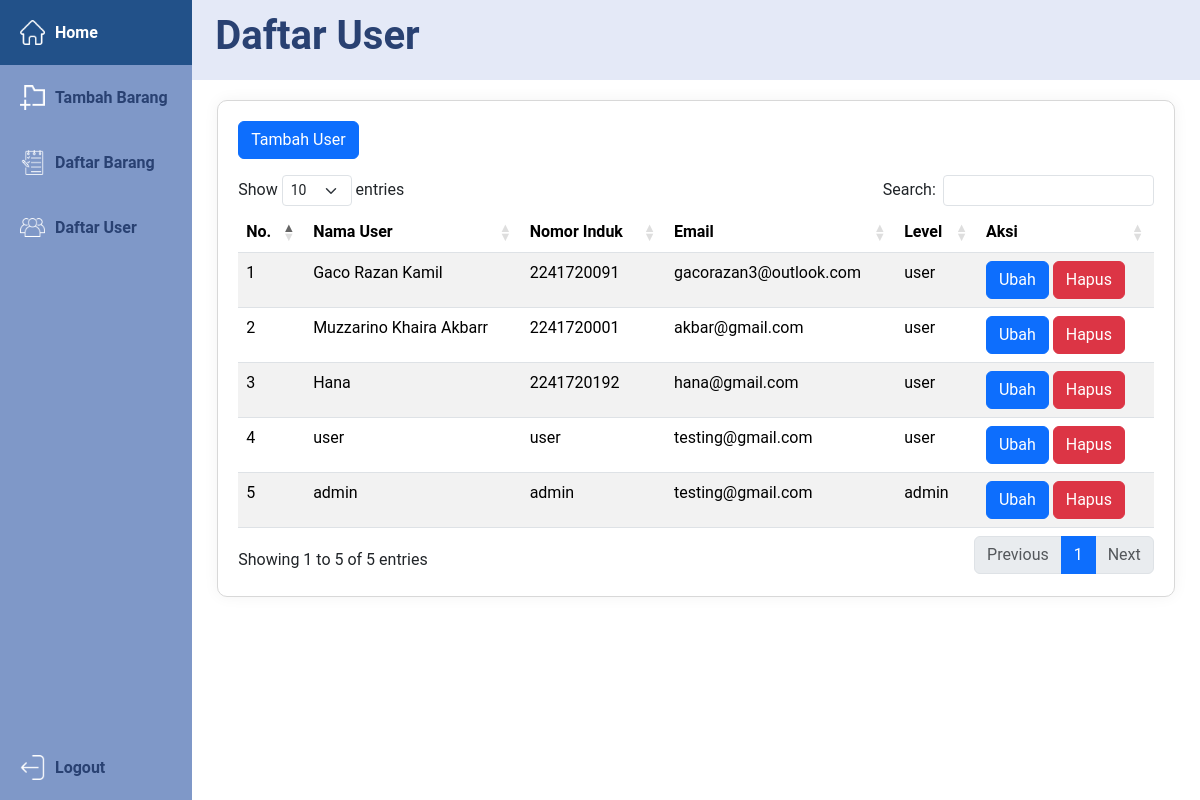
Page /admin/user (signed in) on the committed database.
### tables this page shows
CREATE TABLE `user` (
  `id_user` int(11) NOT NULL,
  `nama_user` varchar(255) NOT NULL,
  `nomor_induk` varchar(255) NOT NULL,
  `email_user` varchar(255) NOT NULL,
  `password_user` varchar(255) NOT NULL,
  `level` enum('admin','user') NOT NULL,
  `profil_user` longtext NOT NULL
);

### app/core/Controller.php (called while the page is built, shortened)
<?php
class Controller {
    protected function view($view, $data = []) {
        require_once 'app/view/' . $view . '.php';
    }
    protected function model($model) {
        return new $model;
    }
}

### app/controllers/Admin.php (called while the page is built, shortened)
<?php
class Admin extends Controller
{
    public function user()
    {
        $data['user'] = $this->model('Admin_model')->getAllUser();
        $this->view('admin/user', $data);
    }
}

### app/core/App.php (called while the page is built, shortened)
<?php
class App {
    protected $method = 'index';
    protected $params = [];
    public function __construct() {
        $url = $this->parseURL();
        if(isset($url[0])) {
            if(file_exists('app/controllers/' . $url[0] . '.php')) {
                unset($url[0]);
            }
        }
        $this->controller = new $this->controller;
        if(isset($url[1])) {
            if(method_exists($this->controller, $url[1])) {
                $this->method = $url[1];
            }
        }
        call_user_func_array([$this->controller, $this->method], $this->params);
    }
    public function parseURL() {
        if(isset($_GET['url'])) {
            $url = rtrim($_GET['url'], '/');
            $url = filter_var($url,FILTER_SANITIZE_URL);
            $url = explode('/', $url);
            return $url;
        }
    }
}

### index.php (called while the page is built, shortened)
<?php
$app = new App();

### app/core/Database.php (called while the page is built, shortened)
<?php
class Database {
    private $host = DB_HOST;
    private $user = DB_USER;
    private $pass = DB_PASS;
    private $dbName = DB_NAME;
    private $dbh;
    private $stmt;
    public function __construct() {
        $dsn = "mysql:host=$this->host;dbname=$this->dbName";
        $option = [
            PDO::ATTR_PERSISTENT => true,
            PDO::ATTR_ERRMODE => PDO::ERRMODE_EXCEPTION
        ];
        try {
            $this->dbh = new PDO($dsn, $this->user, $this->pass, $option);
        } catch (PDOException $e) {
            die($e->getMessage());
        }
    }
    public function query($query) {
        $this->stmt = $this->dbh->prepare($query);
    }
    public function execute() {
        $this->stmt->execute();
    }
    public function resultSet() {
        $this->execute();
        return $this->stmt->fetchAll(PDO::FETCH_ASSOC);
    }
}

### app/models/Admin_model.php (called while the page is built, shortened)
<?php
class Admin_model
{
    private $tableUser = 'user';
    private $db;
    public function __construct()
    {
        $this->db = new Database;
    }
    public function getAllUser()
    {
        $this->db->query("SELECT * FROM $this->tableUser");
        return $this->db->resultSet();
    }
}

### app/view/admin/user.php (the view, shortened to what this page needs)
<div id="daftarUser">
    <div class="navbar-home">
        <h1>Daftar User</h1>
    </div>
    <div class="tabelUser table-responsive">
        <div class="row mb-0">
            <div class="col-12">
            </div>
        </div>
        <button type="button" class="btn btn-primary mb-3" data-bs-toggle="modal" data-bs-target="#userModal">Tambah
            User</button>
        <table id="daftarUserTabel" class="table table-striped" style="width:100%">
            <thead>
                <tr>
                    <th>No.</th>
                    <th>Nama User</th>
                    <th>Nomor Induk</th>
                    <th>Email</th>
                    <th>Level</th>
                    <th>Aksi</th>
                </tr>
            </thead>
            <tbody>
                <?php
                $no = 1;
                foreach ($data['user'] as $rowUser) { ?>
                    <tr>
                        <td>
                            <?= $no ?>
                        </td>
                        <td>
                            <?= $rowUser['nama_user'] ?>
                        </td>
                        <td>
                            <?= $rowUser['nomor_induk'] ?>
                        </td>
                        <td>
                            <?= $rowUser['email_user'] ?>
                        </td>
                        <td>
                            <?= $rowUser['level'] ?>
                        </td>
                        <td>
                            <a href="" class="btn btn-primary" data-bs-toggle="modal"
                                data-bs-target="#editUserModal<?= $rowUser['id_user'] ?>">Ubah</a>
                            <button type="button" class="btn btn-danger" data-bs-toggle="modal"
                                data-bs-target="#hapusUser<?= $rowUser['id_user'] ?>">Hapus</button>
                        </td>
                    </tr>
                    <?php $no++;
                } ?>
            </tbody>
        </table>
    </div>
</div>

### public/css/admin/adminSidebar.css (style rules this page uses)
* { font-family: 'Roboto', sans-serif; }
body { margin: 0; padding: 0; display: flex; }

### public/css/admin/adminBarang.css (style rules this page uses)
#daftarBarang, #daftarUser { width: 84%; margin-left: 16%; height: 100vh; display: flex; flex-direction: column; align-items: center; }
#daftarBarang .tabelBarang, #daftarUser .tabelUser { padding: 20px; background-color: rgb(255, 255, 255); border-radius: 10px; border: solid rgb(216, 216, 216) 1px; box-shadow: 0px 0px 15px 0px rgba(0,0,0,0.05); width: 95%; }

### public/css/admin/adminSettingNavbar.css (style rules this page uses)
.navbar-home { margin-bottom: 20px; display: flex; align-items: center; margin-left: 0%; background-color: #E4E9F7; width: 100%; height: 10vh; color: #294172; }
.navbar-home h1 { font-weight: bold; margin-left: 2.3%; font-size: 2.5rem; }

### rows in the picture
user: nama_user "Gaco Razan Kamil", nomor_induk "2241720091", email_user "gacorazan3@outlook.com", level "user"
user: nama_user "Muzzarino Khaira Akbarr", nomor_induk "2241720001", email_user "akbar@gmail.com", level "user"
user: nama_user "Hana", nomor_induk "2241720192", email_user "hana@gmail.com", level "user"
user: nama_user "user", nomor_induk "user", email_user "testing@gmail.com", level "user"
user: nama_user "admin", nomor_induk "admin", email_user "testing@gmail.com", level "admin"
